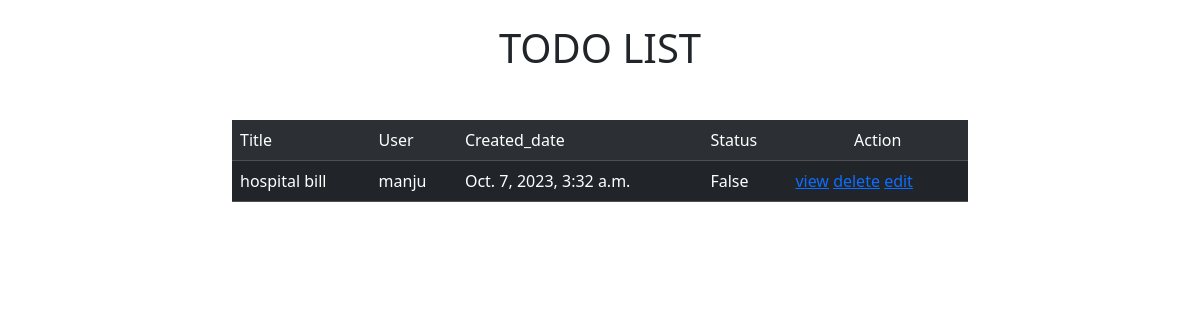
Screenshot of /all/ (signed in) with the database file from the repository.
### remainder/models.py (models this page shows, shortened)
class Todos(models.Model):
    title=models.CharField(max_length=200)
    created_date=models.DateTimeField(auto_now_add=True)
    status=models.BooleanField(default=False)
    user=models.ForeignKey(User,on_delete=models.CASCADE)

### remainder/views.py (the view)
# urls.py: path("all/",TodoListView.as_view(),name="list-todo"),
@method_decorator(signin_required,name="dispatch")
class TodoListView(ListView):
    template_name="remainder/todo_list.html"
    context_object_name="todos"
    model=Todos
    def get_queryset(self):
        qs=Todos.objects.filter(user=self.request.user)
        return qs

### remainder/views.py (called while the page is built)
def signin_required(fn):
    def wrapper(request,*args,**kwargs):
        if not request.user.is_authenticated:
            messages.error(request,"invalid session")
            return redirect("signin")
        else:
            return fn(request,*args,**kwargs)
    return wrapper

### remainder/templates/remainder/todo_list.html (shortened to what this page needs)
<!DOCTYPE html>
<html lang="en">
<head>
    <link href="https://cdn.jsdelivr.net/npm/bootstrap@5.3.2/dist/css/bootstrap.min.css" rel="stylesheet">
    <link rel="stylesheet" href="https://cdnjs.cloudflare.com/ajax/libs/font-awesome/6.4.2/css/all.min.css" />
</head>
<body>
    <h1 class="text-md-center mt-4">TODO LIST</h1>
    <div class="container">
        <div class="row mt-5">
            <div class="col-2"></div>
            <div class="col-8">
                <table class="table table-striped table-dark">
                    <tr>
                        <td>Title</td>
                        <td>User</td>
                        <td>Created_date</td>
                        <td>Status</td>
                        <td class="text-center">Action</td>
                    </tr>
                    {% for todo in todos %}
                    <tr>
                        <td>{{todo.title}}</td>
                        <td>{{todo.user}}</td>
                        <td>{{todo.created_date}}</td>
                        <td>{{todo.status}}</td>
                        <td class="px-2">
                            <a href="{%url 'view-todo' todo.id%}">view</a>
                            <a href="{%url 'remove-todo' todo.id%}">delete</a>
                            <a href="{%url 'change-todo' todo.id%}">edit</a>
                        </td>
                    </tr>
                    {% endfor %}
                </table>
            </div>
            <div class="col-2"></div>
        </div>
    </div>
</body>
</html>

### rows the page displays
Todos: title "hospital bill", user "manju", created_date "Oct. 7, 2023, 3:32 a.m.", status "False"
